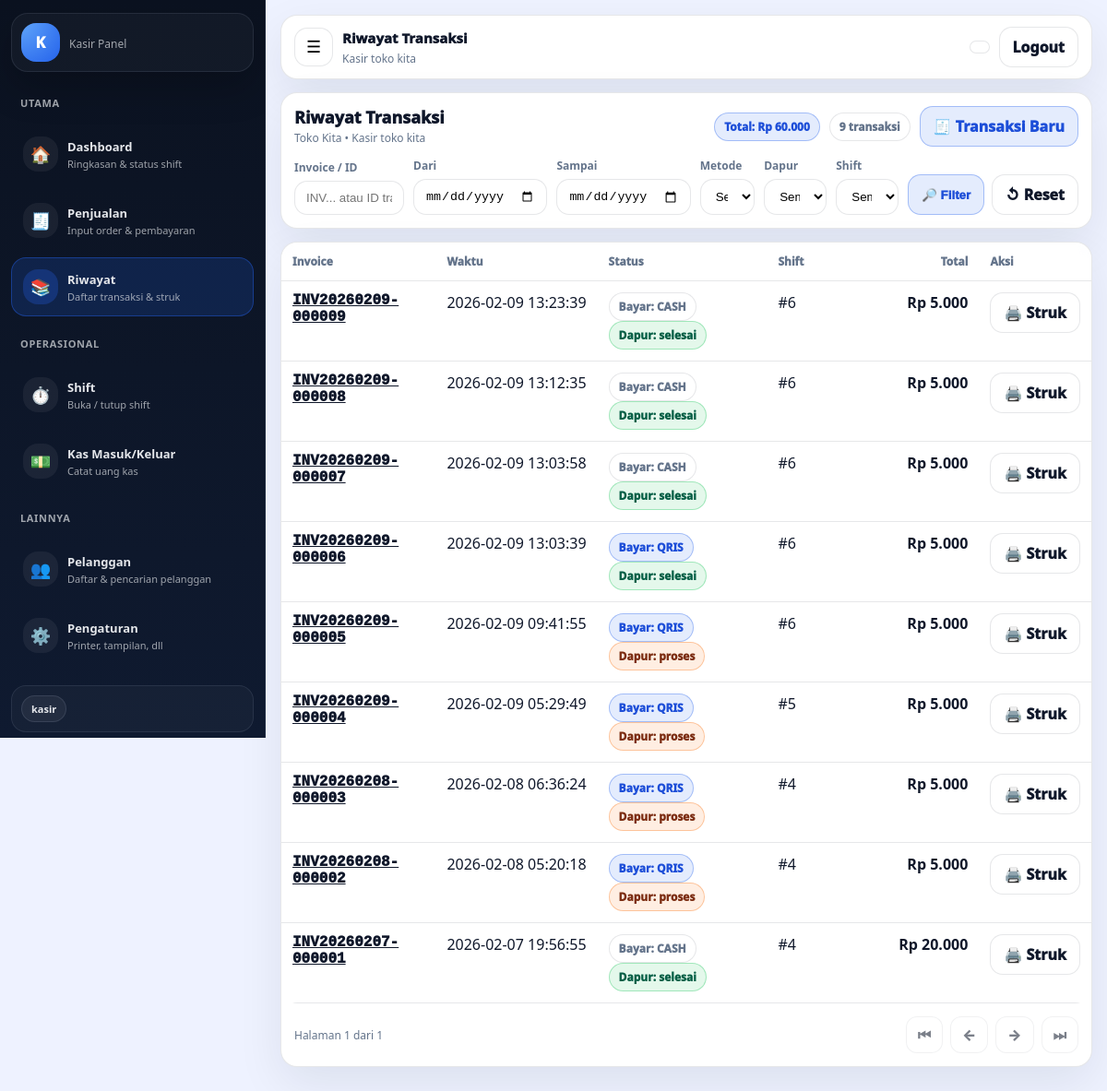
The page /advance/kasir_transactions.php (signed in) on the database its author committed.
### tables this page shows
CREATE TABLE `stores` (
  `id` bigint(20) UNSIGNED NOT NULL,
  `name` varchar(150) NOT NULL,
  `address` text DEFAULT NULL,
  `phone` varchar(50) DEFAULT NULL,
  `owner_admin_id` bigint(20) UNSIGNED NOT NULL,
  `is_active` tinyint(1) DEFAULT 1,
  `store_type` enum('basic','bom') NOT NULL DEFAULT 'bom',
  `created_at` timestamp NOT NULL DEFAULT current_timestamp(),
  `receipt_header` varchar(255) DEFAULT NULL,
  `receipt_footer` varchar(255) DEFAULT NULL,
  `receipt_show_logo` tinyint(1) DEFAULT 1,
  `receipt_auto_print` tinyint(1) DEFAULT 1,
  `receipt_paper` enum('58mm','80mm') DEFAULT '80mm',
  `receipt_logo_path` varchar(255) DEFAULT NULL
);

CREATE TABLE `sales` (
  `id` bigint(20) UNSIGNED NOT NULL,
  `store_id` bigint(20) UNSIGNED NOT NULL,
  `kasir_id` bigint(20) UNSIGNED NOT NULL,
  `shift_id` bigint(20) UNSIGNED DEFAULT NULL,
  `invoice_no` varchar(40) DEFAULT NULL,
  `order_note` varchar(255) NOT NULL DEFAULT '',
  `total` int(10) UNSIGNED NOT NULL DEFAULT 0,
  `paid` int(10) UNSIGNED NOT NULL DEFAULT 0,
  `change_amount` int(11) NOT NULL DEFAULT 0,
  `payment_method` varchar(20) NOT NULL DEFAULT 'cash',
  `kitchen_done` tinyint(1) NOT NULL DEFAULT 0,
  `kitchen_done_at` datetime DEFAULT NULL,
  `created_at` timestamp NOT NULL DEFAULT current_timestamp()
);

### config/audit.php (called while the page is built, shortened)
<?php
function resolve_store_id(PDO $pdo, array $actor): ?int
{
  $role = (string)($actor['role'] ?? '');
  $actorId = (int)($actor['id'] ?? 0);
  if ($role === 'kasir') {
    $adminId = (int)($actor['created_by'] ?? 0);
    if ($adminId <= 0) {
      $st2 = $pdo->prepare("
        SELECT created_by
        FROM users
        WHERE id=?
        LIMIT 1
      ");
      $st2->execute([$actorId]);
      $u = $st2->fetch(PDO::FETCH_ASSOC);
      $adminId = $u ? (int)$u['created_by'] : 0;
    }
    $st = $pdo->prepare("
      SELECT id
      FROM stores
      WHERE owner_admin_id = ?
      LIMIT 1
    ");
    $st->execute([$adminId]);
    $row = $st->fetch(PDO::FETCH_ASSOC);
    return $row ? (int)$row['id'] : null;
  }
  return null;
}

### config/auth.php (called while the page is built, shortened)
<?php
function auth_user(): ?array { return $_SESSION['user'] ?? null; }

### advance/kasir_transactions.php (the view, shortened to what this page needs)
<?php
require __DIR__ . '/../config/auth.php';
require __DIR__ . '/../config/db.php';
require __DIR__ . '/../config/audit.php';
$u = auth_user();
$kasirId = (int)($u['id'] ?? 0);
function rupiah(int $n): string {
  return 'Rp ' . number_format($n, 0, ',', '.');
}
$storeId = resolve_store_id($pdo, $u);
$storeName = 'Toko';
$st = $pdo->prepare('SELECT name FROM stores WHERE id=? LIMIT 1');
$st->execute([$storeId]);
if ($row = $st->fetch(PDO::FETCH_ASSOC)) $storeName = (string)$row['name'];
$q          = trim((string)($_GET['q'] ?? ''));
$dateFrom   = trim((string)($_GET['date_from'] ?? ''));
$dateTo     = trim((string)($_GET['date_to'] ?? ''));
$method     = strtolower(trim((string)($_GET['method'] ?? '')));
$kitchen    = trim((string)($_GET['kitchen'] ?? ''));
$shift      = trim((string)($_GET['shift'] ?? ''));
$page = (int)($_GET['page'] ?? 1);
$perPage = 20;
$where = [
  'sa.store_id = :store_id',
  'sa.kasir_id = :kasir_id',
];
$params = [
  ':store_id' => $storeId,
  ':kasir_id' => $kasirId,
];
$whereSql = implode(' AND ', $where);
$sumQ = $pdo->prepare("SELECT COUNT(*) c, COALESCE(SUM(sa.total),0) t FROM sales sa WHERE {$whereSql}");
$sumQ->execute($params);
$sum = $sumQ->fetch(PDO::FETCH_ASSOC) ?: ['c'=>0,'t'=>0];
$totalRows = (int)($sum['c'] ?? 0);
$totalAmount = (int)($sum['t'] ?? 0);
$totalPages = (int)max(1, (int)ceil($totalRows / $perPage));
$offset = ($page - 1) * $perPage;
$listQ = $pdo->prepare(
  "SELECT sa.id, sa.invoice_no, sa.total, sa.payment_method, sa.kitchen_done, sa.shift_id, sa.created_at
   FROM sales sa
   WHERE {$whereSql}
   ORDER BY sa.id DESC
   LIMIT {$perPage} OFFSET {$offset}"
);
$listQ->execute($params);
$rows = $listQ->fetchAll(PDO::FETCH_ASSOC);
require __DIR__ . '/../publik/partials/kasir_layout_top.php';
function build_qs(array $overrides = []): string {
  $q = $_GET;
  foreach ($overrides as $k => $v) {
    if ($v === null) unset($q[$k]); else $q[$k] = (string)$v;
  }
  return http_build_query($q);
}
function badge(string $text, string $kind = ''): string {
  $cls = 'pill' . ($kind ? ' ' . $kind : '');
  return '<span class="' . $cls . '">' . htmlspecialchars($text) . '</span>';
}
?>
<div class="grid">
  <section class="card card-pad">
    <div class="hrow">
      <div>
        <h1 class="title">Riwayat Transaksi</h1>
        <p class="muted sub"><?= htmlspecialchars($storeName) ?> • <?= htmlspecialchars((string)$u['name']) ?></p>
      </div>
      <div style="display:flex; gap:10px; align-items:center; flex-wrap:wrap;">
        <?= badge('Total: ' . rupiah($totalAmount), 'brand') ?>
        <?= badge($totalRows . ' transaksi', '') ?>
        <a class="btn primary" href="kasir_pos.php">🧾 Transaksi Baru</a>
      </div>
    </div>
    <div style="height:12px"></div>
    <form class="filters" method="get" action="">
      <div class="full">
        <label>Invoice / ID</label>
        <input name="q" value="<?= htmlspecialchars($q) ?>" placeholder="INV... atau ID transaksi">
      </div>
      <div>
        <label>Dari</label>
        <input type="date" name="date_from" value="<?= htmlspecialchars($dateFrom) ?>">
      </div>
      <div>
        <label>Sampai</label>
        <input type="date" name="date_to" value="<?= htmlspecialchars($dateTo) ?>">
      </div>
      <div>
        <label>Metode</label>
        <select name="method">
          <option value="" <?= $method===''?'selected':'' ?>>Semua</option>
        </select>
      </div>
      <div>
        <label>Dapur</label>
        <select name="kitchen">
          <option value="" <?= $kitchen===''?'selected':'' ?>>Semua</option>
        </select>
      </div>
      <div>
        <label>Shift</label>
        <select name="shift">
          <option value="" <?= $shift===''?'selected':'' ?>>Semua</option>
        </select>
      </div>
      <div class="actions">
        <button class="btn primary" type="submit">🔎 Filter</button>
        <a class="btn ghost" href="kasir_transactions.php">↺ Reset</a>
      </div>
    </form>
  </section>
  <section class="card">
    <div class="desktopOnly">
      <div class="twrap">
        <table>
          <thead>
            <tr>
              <th style="min-width:110px">Invoice</th>
              <th class="nowrap" style="min-width:160px">Waktu</th>
              <th style="min-width:140px">Status</th>
              <th style="min-width:90px">Shift</th>
              <th class="right" style="min-width:140px">Total</th>
              <th style="min-width:120px">Aksi</th>
            </tr>
          </thead>
          <tbody>
          <?php if (!$rows): ?>
            <tr><td colspan="6" class="empty muted">Tidak ada transaksi yang cocok dengan filter.</td></tr>
          <?php else: ?>
            <?php foreach ($rows as $r): ?>
              <?php
                $pm = strtolower((string)($r['payment_method'] ?? ''));
                $pmLbl = $pm ? strtoupper($pm) : '-';
                $pmKind = $pm === 'qris' ? 'brand' : '';
                $kd = (int)($r['kitchen_done'] ?? 0);
                $kdBadge = $kd ? badge('Dapur: selesai', 'good') : badge('Dapur: proses', 'warn');
                $pmBadge = badge('Bayar: ' . $pmLbl, $pmKind);
                $inv = (string)($r['invoice_no'] ?? '');
              ?>
              <tr>
                <td class="mono"><a class="link" href="kasir_receipt.php?id=<?= (int)$r['id'] ?>"><?= htmlspecialchars($inv) ?></a></td>
                <td class="nowrap"><?= htmlspecialchars((string)$r['created_at']) ?></td>
                <td><?= $pmBadge ?> <?= $kdBadge ?></td>
                <td><?= $r['shift_id'] ? ('#' . (int)$r['shift_id']) : '-' ?></td>
                <td class="right nowrap"><b><?= rupiah((int)$r['total']) ?></b></td>
                <td class="nowrap">
                  <a class="btn" href="kasir_receipt.php?id=<?= (int)$r['id'] ?>">🖨️ Struk</a>
                </td>
              </tr>
            <?php endforeach; ?>
          <?php endif; ?>
          </tbody>
        </table>
      </div>
    </div>
    <div class="card-pad" style="display:flex; justify-content:space-between; align-items:center; gap:12px; flex-wrap:wrap;">
      <div class="muted">Halaman <?= (int)$page ?> dari <?= (int)$totalPages ?></div>
      <div class="pager">
        <?php
          $prev = $page - 1;
          $next = $page + 1;
        ?>
        <a class="btn" href="kasir_transactions.php?<?= htmlspecialchars(build_qs(['page'=>1])) ?>" <?= $page<=1?'style="pointer-events:none; opacity:.55"':'' ?>>⏮</a>
        <a class="btn" href="kasir_transactions.php?<?= htmlspecialchars(build_qs(['page'=>$prev])) ?>" <?= $page<=1?'style="pointer-events:none; opacity:.55"':'' ?>>←</a>
        <a class="btn" href="kasir_transactions.php?<?= htmlspecialchars(build_qs(['page'=>$next])) ?>" <?= $page>=$totalPages?'style="pointer-events:none; opacity:.55"':'' ?>>→</a>
        <a class="btn" href="kasir_transactions.php?<?= htmlspecialchars(build_qs(['page'=>$totalPages])) ?>" <?= $page>=$totalPages?'style="pointer-events:none; opacity:.55"':'' ?>>⏭</a>
      </div>
    </div>
  </section>
</div>
<?php require __DIR__ . '/../publik/partials/kasir_layout_bottom.php'; ?>

### publik/partials/kasir_layout_top.php (style rules this page uses)
:root { --bg: #eef2ff; --surface: #ffffff; --ink: #0f172a; --muted: #64748b; --line: rgba(15,23,42,.10); --sidebar: #0b1220; --sidebar2:#0f1a30; --sb-ink: #e5e7eb; --sb-muted: rgba(229,231,235,.68); --sb-line: rgba(148,163,184,.14); --brand: #2563eb; --accent:#f97316; --good: #16a34a; --radius: 18px; --sb-open: 288px; --sb-mini: 84px; }
* { box-sizing:border-box; }
body { margin:0; font-family: system-ui,-apple-system,Segoe UI,Roboto,Arial; background: var(--bg); color: var(--ink); overflow-x: hidden; }
a { color:inherit; }
.pill { padding:8px 10px; border-radius:999px; border:1px solid var(--line); background:#fff; font-size:12px; font-weight:900; color: var(--muted); white-space:nowrap; }
.btn { display:inline-flex; align-items:center; gap:8px; padding:10px 12px; border-radius: 14px; border:1px solid var(--line); background:#fff; cursor:pointer; font-weight: 900; text-decoration:none; -webkit-tap-highlight-color: transparent; }

### advance/kasir_transactions.php (style rules this page uses)
.card { background: var(--surface); border:1px solid var(--line); border-radius: var(--radius); box-shadow: 0 18px 50px rgba(15,23,42,.08); }
.card-pad { padding:14px; }
.grid { display:grid; gap:14px; }
.muted { color: var(--muted); font-size:12px; }
.hrow { display:flex; align-items:flex-start; justify-content:space-between; gap:12px; flex-wrap:wrap; }
.title { font-size:18px; font-weight: 1000; margin:0; }
.sub { margin:2px 0 0; }
.filters { display:grid; gap:10px; }
@media (min-width: 920px) { .filters { grid-template-columns: 1.4fr .9fr .9fr .7fr .8fr .8fr auto; align-items:end; } }
@media (min-width: 920px) { .filters .actions { display:flex; gap:8px; } }
label { font-size:12px; font-weight: 900; color: var(--muted); display:block; margin-bottom:6px; }
input, select { width:100%; padding:10px 12px; border-radius: 14px; border:1px solid var(--line); outline:none; background:#fff; }
.btn { display:inline-flex; align-items:center; justify-content:center; gap:8px; padding:10px 14px; border-radius: 14px; border:1px solid var(--line); background:#fff; font-weight: 950; cursor:pointer; text-decoration:none; white-space:nowrap; }
.btn.primary { background: rgba(37,99,235,.12); border-color: rgba(37,99,235,.35); color:#1d4ed8; }
.btn.ghost { background:#fff; }
.pill { display:inline-flex; align-items:center; padding:6px 10px; border-radius: 999px; border:1px solid var(--line); font-size:12px; font-weight: 950; color: var(--muted); background:#fff; }
.pill.good { border-color: rgba(34,197,94,.35); background: rgba(34,197,94,.12); color:#065f46; }
.pill.warn { border-color: rgba(249,115,22,.35); background: rgba(249,115,22,.12); color:#7c2d12; }
.pill.brand { border-color: rgba(37,99,235,.35); background: rgba(37,99,235,.12); color:#1d4ed8; }
.twrap { overflow:auto; border-radius: var(--radius); }
table { width:100%; border-collapse: separate; border-spacing: 0; }
th, td { padding: 12px 12px; border-bottom: 1px solid var(--line); text-align:left; vertical-align:top; }
th { font-size:12px; color: var(--muted); font-weight: 950; background: rgba(255,255,255,.55); position: sticky; top: 0px; backdrop-filter: blur(10px); }
.mono { font-family: ui-monospace, SFMono-Regular, Menlo, Monaco, Consolas, 'Liberation Mono', 'Courier New', monospace; }
.right { text-align:right; }
.nowrap { white-space:nowrap; }
.link { font-weight: 950; }
.pager { display:flex; gap:8px; align-items:center; justify-content:flex-end; flex-wrap:wrap; }
.pager a { text-decoration:none; }
.pager .btn { padding:8px 12px; border-radius: 12px; }
.desktopOnly { display:block; }

### rows shown on the page
stores: name "Toko Kita"
sales: invoice_no "INV20260209-000009", created_at "2026-02-09 13:23:39", text "Bayar: CASH Dapur: selesai", shift "6", total "Rp 5.000"
sales: invoice_no "INV20260209-000008", created_at "2026-02-09 13:12:35", text "Bayar: CASH Dapur: selesai", shift "6", total "Rp 5.000"
sales: invoice_no "INV20260209-000007", created_at "2026-02-09 13:03:58", text "Bayar: CASH Dapur: selesai", shift "6", total "Rp 5.000"
sales: invoice_no "INV20260209-000006", created_at "2026-02-09 13:03:39", text "Bayar: QRIS Dapur: selesai", shift "6", total "Rp 5.000"
sales: invoice_no "INV20260209-000005", created_at "2026-02-09 09:41:55", text "Bayar: QRIS Dapur: proses", shift "6", total "Rp 5.000"
sales: invoice_no "INV20260209-000004", created_at "2026-02-09 05:29:49", text "Bayar: QRIS Dapur: proses", shift "5", total "Rp 5.000"
sales: invoice_no "INV20260208-000003", created_at "2026-02-08 06:36:24", text "Bayar: QRIS Dapur: proses", shift "4", total "Rp 5.000"
sales: invoice_no "INV20260208-000002", created_at "2026-02-08 05:20:18", text "Bayar: QRIS Dapur: proses", shift "4", total "Rp 5.000"
sales: invoice_no "INV20260207-000001", created_at "2026-02-07 19:56:55", text "Bayar: CASH Dapur: selesai", shift "4", total "Rp 20.000"

### other values the page prints
$role "kasir"
$pageTitle "Riwayat Transaksi"
$kasirName "Kasir toko kita"
$u['name'] "Kasir toko kita"
$text "Total: Rp 60.000 9 transaksi"
$page "1"
$totalPages "1"
